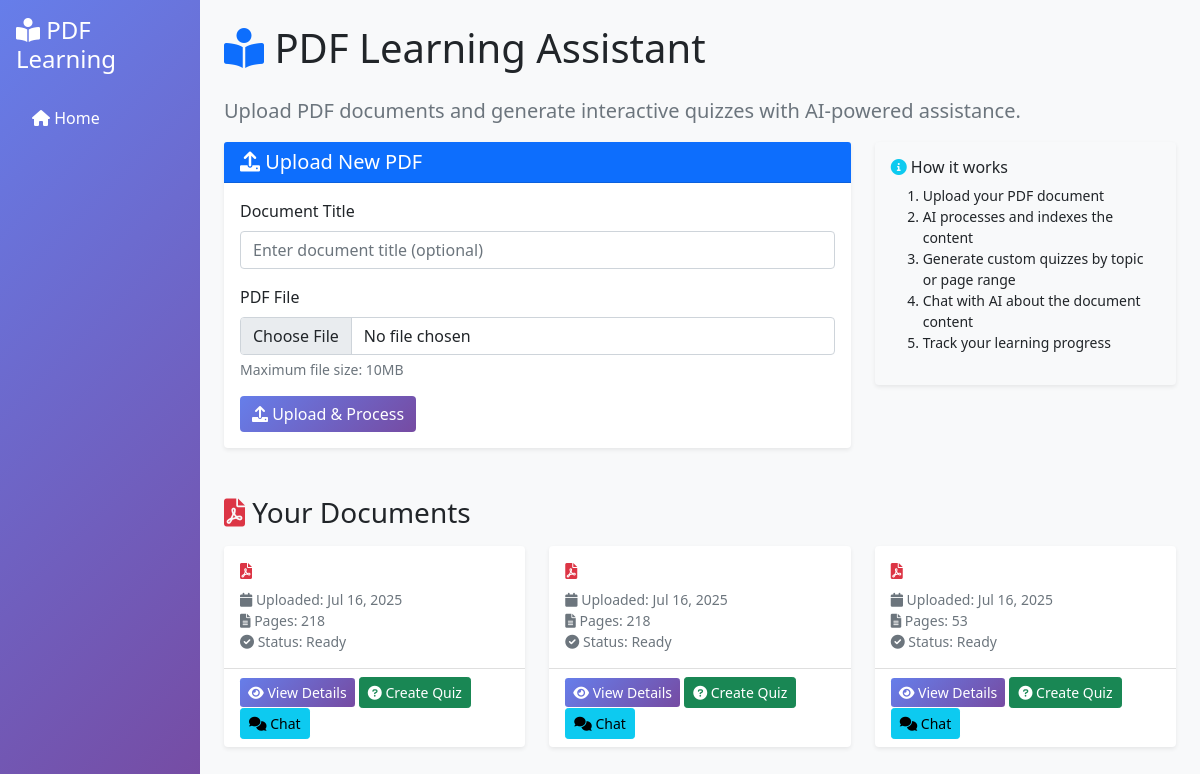
The page / on the database its author committed.
### learning_app/models.py (models this page shows, shortened)
class PDFDocument(models.Model):
    id = models.UUIDField(primary_key=True, default=uuid.uuid4, editable=False)
    title = models.CharField(max_length=200)
    file = models.FileField(upload_to='pdfs/')
    uploaded_at = models.DateTimeField(auto_now_add=True)
    processed = models.BooleanField(default=False)
    total_pages = models.IntegerField(null=True, blank=True)

### learning_app/views.py (the view)
# urls.py: path('', views.home, name='home'),
def home(request):
    documents = PDFDocument.objects.all().order_by('-uploaded_at')
    return render(request, 'learning_app/home.html', {'documents': documents})

### templates/learning_app/home.html (shortened to what this page needs)
{% extends 'base.html' %}
{% block content %}
<div class="row">
    <div class="col-12">
        <h1 class="mb-4">
            <i class="fas fa-book-reader text-primary"></i>
            PDF Learning Assistant
        </h1>
        <p class="lead text-muted">Upload PDF documents and generate interactive quizzes with AI-powered assistance.</p>
    </div>
</div>
<div class="row mb-5">
    <div class="col-lg-8">
        <div class="card">
            <div class="card-header bg-primary text-white">
                <h5 class="mb-0">
                    <i class="fas fa-upload"></i>
                    Upload New PDF
                </h5>
            </div>
            <div class="card-body">
                <form method="post" action="{% url 'upload_pdf' %}" enctype="multipart/form-data">
                    <div class="mb-3">
                        <label for="title" class="form-label">Document Title</label>
                        <input type="text" class="form-control" id="title" name="title" placeholder="Enter document title (optional)">
                    </div>
                    <div class="mb-3">
                        <label for="pdf_file" class="form-label">PDF File</label>
                        <input type="file" class="form-control" id="pdf_file" name="pdf_file" accept=".pdf" required>
                        <div class="form-text">Maximum file size: 10MB</div>
                    </div>
                    <button type="submit" class="btn btn-primary">
                        <i class="fas fa-upload"></i>
                        Upload & Process
                    </button>
                </form>
            </div>
        </div>
    </div>
    <div class="col-lg-4">
        <div class="card bg-light">
            <div class="card-body">
                <h6 class="card-title">
                    <i class="fas fa-info-circle text-info"></i>
                    How it works
                </h6>
                <ol class="small">
                    <li>Upload your PDF document</li>
                    <li>AI processes and indexes the content</li>
                    <li>Generate custom quizzes by topic or page range</li>
                    <li>Chat with AI about the document content</li>
                    <li>Track your learning progress</li>
                </ol>
            </div>
        </div>
    </div>
</div>
{% if documents %}
<div class="row">
    <div class="col-12">
        <h3 class="mb-3">
            <i class="fas fa-file-pdf text-danger"></i>
            Your Documents
        </h3>
        <div class="row">
            {% for document in documents %}
            <div class="col-lg-4 col-md-6 mb-4">
                <div class="card h-100">
                    <div class="card-body">
                        <h6 class="card-title">
                            <i class="fas fa-file-pdf text-danger"></i>
                        </h6>
                        <p class="card-text text-muted small">
                            <i class="fas fa-calendar"></i>
                            Uploaded: {{ document.uploaded_at|date:"M d, Y" }}
                            <br>
                            <i class="fas fa-file-alt"></i>
                            Pages: {{ document.total_pages|default:"Processing..." }}
                            <br>
                            <i class="fas fa-{{ document.processed|yesno:'check-circle,clock' }}"></i>
                            Status: {{ document.processed|yesno:"Ready,Processing" }}
                        </p>
                    </div>
                    <div class="card-footer bg-transparent">
                        {% if document.processed %}
                        <a href="{% url 'document_detail' document.id %}" class="btn btn-primary btn-sm">
                            <i class="fas fa-eye"></i>
                            View Details
                        </a>
                        <a href="{% url 'create_quiz' document.id %}" class="btn btn-success btn-sm">
                            <i class="fas fa-question-circle"></i>
                            Create Quiz
                        </a>
                        <a href="{% url 'chatbot' document.id %}" class="btn btn-info btn-sm">
                            <i class="fas fa-comments"></i>
                            Chat
                        </a>
                        {% else %}
                        <span class="text-muted small">
                            <i class="fas fa-spinner fa-spin"></i>
                            Processing...
                        </span>
                        {% endif %}
                    </div>
                </div>
            </div>
            {% endfor %}
        </div>
    </div>
</div>
{% endif %}
{% endblock %}

### templates/base.html (shortened to what this page needs)
<!DOCTYPE html>
<html lang="en">
<head>
    <link href="https://cdn.jsdelivr.net/npm/bootstrap@5.1.3/dist/css/bootstrap.min.css" rel="stylesheet">
    <link href="https://cdnjs.cloudflare.com/ajax/libs/font-awesome/6.0.0/css/all.min.css" rel="stylesheet">
</head>
<body>
    <div class="container-fluid">
        <div class="row">
            <div class="col-md-3 col-lg-2 sidebar text-white p-3">
                <h4 class="mb-4">
                    <i class="fas fa-book-reader"></i>
                    PDF Learning
                </h4>
                <nav class="nav flex-column">
                    <a class="nav-link text-white" href="{% url 'home' %}">
                        <i class="fas fa-home"></i> Home
                    </a>
                </nav>
            </div>
            <div class="col-md-9 col-lg-10 main-content p-4">
                {% block content %}
                {% endblock %}
            </div>
        </div>
    </div>
</body>
</html>

### templates/base.html (style rules this page uses)
.sidebar { min-height: 100vh; background: linear-gradient(135deg, #667eea 0%, #764ba2 100%); }
.main-content { background-color: #f8f9fa; min-height: 100vh; }
.card { border: none; box-shadow: 0 0.125rem 0.25rem rgba(0, 0, 0, 0.075); transition: all 0.3s ease; }
.btn-primary { background: linear-gradient(135deg, #667eea 0%, #764ba2 100%); border: none; }

### rows shown on the page
PDFDocument: uploaded_at "Jul 16, 2025", total_pages "218", processed "Ready", shows "View Details"
PDFDocument: uploaded_at "Jul 16, 2025", total_pages "218", processed "Ready", shows "View Details"
PDFDocument: uploaded_at "Jul 16, 2025", total_pages "53", processed "Ready", shows "View Details"
